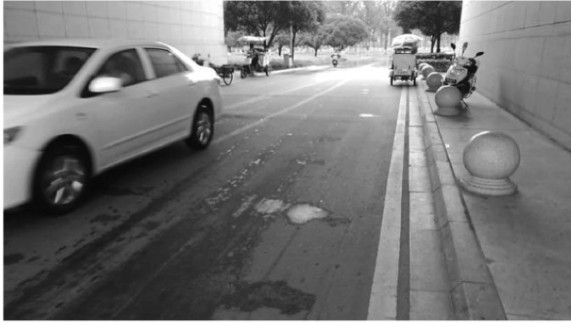
#> input picture dip.jpeg, 571 x 323 px
$ python 'main (1).py'
#> lines starting #> are read from the running program, lines starting #| are printed output that depends on the picture
import cv2
import numpy as np
import matplotlib.pyplot as plt
from skimage.restoration import denoise_wavelet
from skimage import img_as_float
from scipy.ndimage import median_filter
from skimage.metrics import structural_similarity as ssim

# -----------------------------
# Function to load your image
# -----------------------------
def load_image(path):
#> called with path = 'dip.jpeg'
    image = cv2.imread(path)
#> image is the input picture: shape (323, 571, 3); min 6, max 255, mean 113.6
    return cv2.cvtColor(image, cv2.COLOR_BGR2GRAY)  # convert to grayscale

# -----------------------------
# Add Gaussian Noise
# -----------------------------
def add_gaussian_noise(image, mean=0, sigma=25):
#> called with mean = 0, sigma = 25
    noise = np.random.normal(mean, sigma, image.shape).astype(np.float32)
    noisy = image.astype(np.float32) + noise
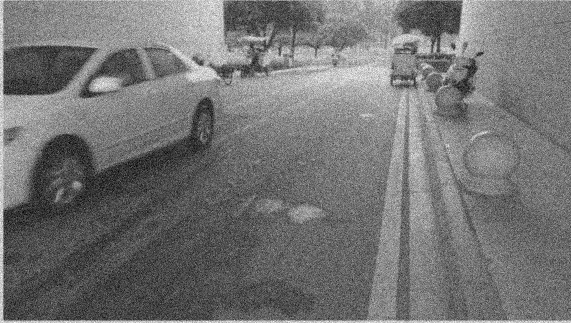
#> noisy: shape (323, 571) float32; min -70.09, max 334, mean 113.7; drawn with min black and max white
    return np.clip(noisy, 0, 255).astype(np.uint8)
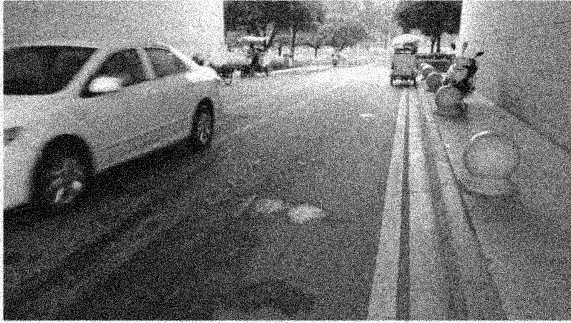
#> returned value: shape (323, 571); min 0, max 255, mean 113.2

# -----------------------------
# Denoising Filters
# -----------------------------
def improved_bilateral_filter(image):
    # Tuning the parameters for better edge preservation
    return cv2.bilateralFilter(image, d=9, sigmaColor=25, sigmaSpace=25)  # Adjusted d, sigmaColor, and sigmaSpace

def wavelet_denoising(image):
    image_float = img_as_float(image)
    return (denoise_wavelet(image_float, method='BayesShrink', mode='soft', wavelet_levels=4, rescale_sigma=True, channel_axis=None) * 255).astype(np.uint8)
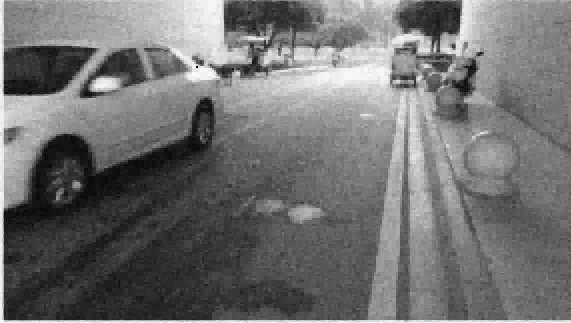
#> returned value: shape (323, 571); min 7, max 250, mean 112.7

def kalman_like_filter(image):
    return cv2.GaussianBlur(image, (3, 3), 1)

# Improved Median Filter
def improved_median_filter(image, size=7):
    # Larger size to reduce graininess but still preserve the general structure
#> called with size = 7
    return median_filter(image, size=size).astype(np.uint8)
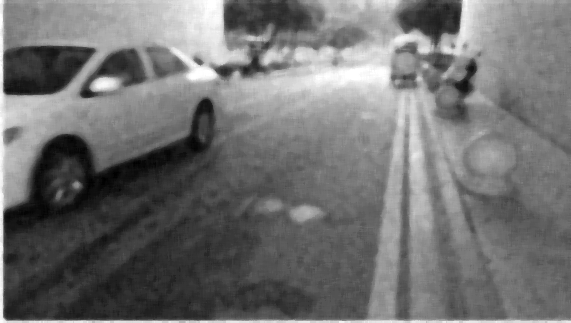
#> returned value: shape (323, 571); min 0, max 255, mean 113.2

def non_local_means(image):
    return cv2.fastNlMeansDenoising(image, h=20, templateWindowSize=7, searchWindowSize=31)

# -----------------------------
# Sharpening Filter
# -----------------------------
def sharpen_image(image):
    kernel = np.array([[0, -1, 0],
                       [-1, 5, -1],
                       [0, -1, 0]])
    return cv2.filter2D(image, -1, kernel)
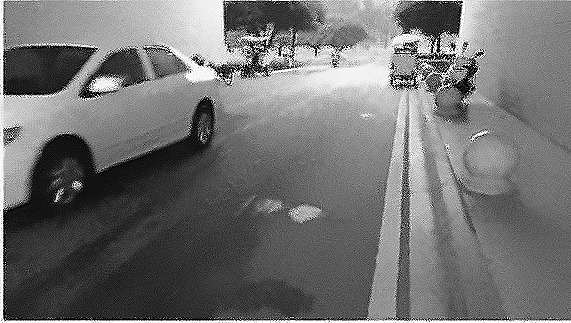
#> returned value: shape (323, 571); min 0, max 255, mean 113.1

# -----------------------------
# PSNR Calculation
# -----------------------------
def calculate_psnr(original, compared):
    return cv2.PSNR(original, compared)

# -----------------------------
# SSIM Calculation
# -----------------------------
def calculate_ssim(original, compared):
    return ssim(original, compared)

# -----------------------------
# Display function with PSNR and SSIM below each image
# -----------------------------
def plot_all_images(images, titles, psnr_values, ssim_values, rows=2, cols=4):
    plt.figure(figsize=(16, 8))
    for i, (img, title, psnr, ssim_value) in enumerate(zip(images, titles, psnr_values, ssim_values)):
        plt.subplot(rows, cols, i + 1)
        plt.imshow(img, cmap='gray', vmin=0, vmax=255)
        plt.title(f"{title}\nPSNR: {psnr:.2f} dB\nSSIM: {ssim_value:.4f}")
        plt.axis('off')
    plt.tight_layout()
    plt.show()

# -----------------------------
# Main Function
# -----------------------------
def main():
    # Load your image (replace with your file path)
    image = load_image("dip.jpeg")

    # Add noise
    noisy = add_gaussian_noise(image)

    # Apply denoising
    bilateral = improved_bilateral_filter(noisy)
    wavelet = wavelet_denoising(noisy)
    kalman = kalman_like_filter(noisy)

    # Apply improved median filter
    median = improved_median_filter(noisy, size=7)

    non_local = non_local_means(noisy)

    # Sharpen the denoised images (e.g., non-local means)
    sharpened = sharpen_image(non_local)

    # Define titles for the images
    titles = ['Original', 'Noisy', 'Improved Bilateral Filtered', 'Wavelet Denoised', 'Gaussian Blur',
              'Median Filtered', 'Non-Local Means', 'Sharpened Output']

    # Ensure that titles, psnr_values, and ssim_values all have the same length
    images = [image, noisy, bilateral, wavelet, kalman, median, non_local, sharpened]

    # Calculate PSNR and SSIM for each image
    psnr_values = [
        calculate_psnr(image, image),
        calculate_psnr(image, noisy),
        calculate_psnr(image, bilateral),
        calculate_psnr(image, wavelet),
        calculate_psnr(image, kalman),
        calculate_psnr(image, median),
        calculate_psnr(image, non_local),
        calculate_psnr(image, sharpened)
    ]
#> psnr_values = [361.2, 20.39, 24.82, 27.83, 28.17, 27.17, 29.54, 20.16]

    ssim_values = [
        calculate_ssim(image, image),
        calculate_ssim(image, noisy),
        calculate_ssim(image, bilateral),
        calculate_ssim(image, wavelet),
        calculate_ssim(image, kalman),
        calculate_ssim(image, median),
        calculate_ssim(image, non_local),
        calculate_ssim(image, sharpened)
    ]
#> ssim_values = [1, 0.278, 0.458, 0.721, 0.653, 0.764, 0.82, 0.388]

    # Print PSNR and SSIM values
    print("PSNR Values:")
    for title, psnr in zip(titles, psnr_values):
        print(f"{title}: {psnr:.2f} dB")
#> this loop made 8 passes
#> (title, psnr) on passes 1 to 8: ('Original', 361.2), ('Noisy', 20.39), ('Improved Bilateral Filtered', 24.82), ('Wavelet Denoised', 27.83), ('Gaussian Blur', 28.17), ('Median Filtered', 27.17), ('Non-Local Means', 29.54), ('Sharpened Output', 20.16)
#| Original: 361.20 dB
#| Noisy: 20.39 dB
#| Improved Bilateral Filtered: 24.82 dB
#| Wavelet Denoised: 27.83 dB
#| Gaussian Blur: 28.17 dB
#| Median Filtered: 27.17 dB
#| Non-Local Means: 29.54 dB
#| Sharpened Output: 20.16 dB

    print("\nSSIM Values:")
    for title, ssim_value in zip(titles, ssim_values):
        print(f"{title}: {ssim_value:.4f}")
#> this loop made 8 passes
#> (title, ssim_value) on passes 1 to 8: ('Original', 1), ('Noisy', 0.278), ('Improved Bilateral Filtered', 0.458), ('Wavelet Denoised', 0.721), ('Gaussian Blur', 0.653), ('Median Filtered', 0.764), ('Non-Local Means', 0.82), ('Sharpened Output', 0.388)
#| Original: 1.0000
#| Noisy: 0.2779
#| Improved Bilateral Filtered: 0.4582
#| Wavelet Denoised: 0.7212
#| Gaussian Blur: 0.6530
#| Median Filtered: 0.7636
#| Non-Local Means: 0.8198
#| Sharpened Output: 0.3878

    # Plot all results with PSNR and SSIM next to each image title
    plot_all_images(images, titles, psnr_values, ssim_values)
#> the loop in plot_all_images, `for i, (img, title, psnr, ssim_value) in enumerate(zip(images, titles,..` made 8 passes
#> (title, psnr, ssim_value) on passes 1 to 8: ('Original', 361.2, 1), ('Noisy', 20.39, 0.278), ('Improved Bilateral Filtered', 24.82, 0.458), ('Wavelet Denoised', 27.83, 0.721), ('Gaussian Blur', 28.17, 0.653), ('Median Filtered', 27.17, 0.764), ('Non-Local Means', 29.54, 0.82), ('Sharpened Output', 20.16, 0.388)

if __name__ == "__main__":
    main()
